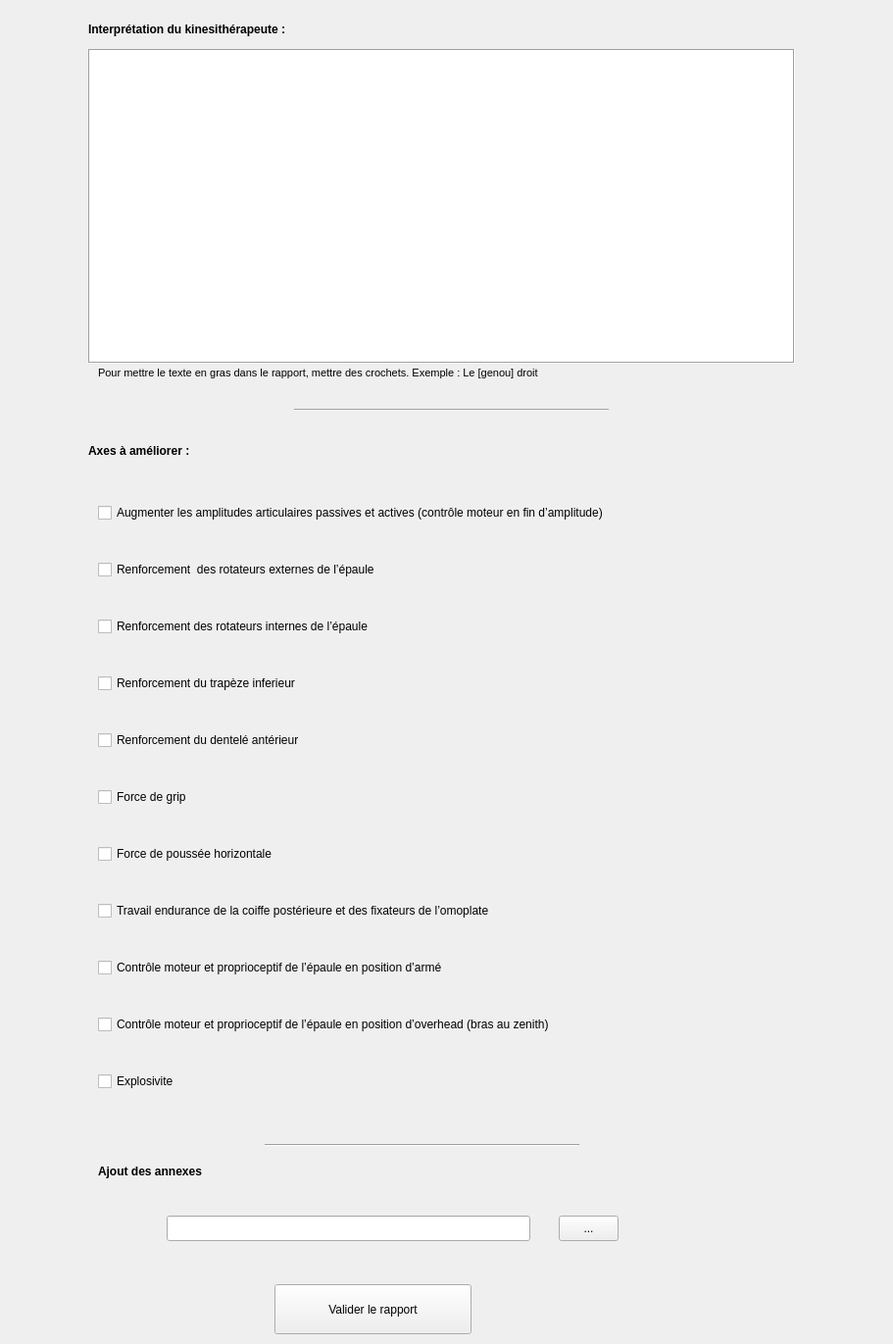
   <widget class="QWidget" name="widget_generation_rapport_epaule" native="true">
    <property name="geometry">
     <rect>
      <x>20</x>
      <y>6320</y>
      <width>911</width>
      <height>1371</height>
     </rect>
    </property>
    <widget class="QTextEdit" name="textEdit_interpretationKine_2">
     <property name="geometry">
      <rect>
       <x>90</x>
       <y>50</y>
       <width>721</width>
       <height>321</height>
      </rect>
     </property>
     <property name="frameShape">
      <enum>QFrame::Shape::Box</enum>
     </property>
    </widget>
    <widget class="QLabel" name="label_axes_4">
     <property name="geometry">
      <rect>
       <x>90</x>
       <y>450</y>
       <width>451</width>
       <height>20</height>
      </rect>
     </property>
     <property name="font">
      <font>
       <italic>false</italic>
       <bold>true</bold>
      </font>
     </property>
     <property name="text">
      <string>Axes à améliorer :</string>
     </property>
     <property name="textFormat">
      <enum>Qt::TextFormat::RichText</enum>
     </property>
    </widget>
    <widget class="Line" name="line_15">
     <property name="geometry">
      <rect>
       <x>300</x>
       <y>410</y>
       <width>321</width>
       <height>16</height>
      </rect>
     </property>
     <property name="orientation">
      <enum>Qt::Orientation::Horizontal</enum>
     </property>
    </widget>
    <widget class="QLabel" name="label_axes_5">
     <property name="geometry">
      <rect>
       <x>90</x>
       <y>20</y>
       <width>271</width>
       <height>20</height>
      </rect>
     </property>
     <property name="font">
      <font>
       <bold>true</bold>
      </font>
     </property>
     <property name="text">
      <string>Interprétation du kinesithérapeute :</string>
     </property>
     <property name="textFormat">
      <enum>Qt::TextFormat::RichText</enum>
     </property>
    </widget>
    <widget class="QPushButton" name="pushButton_validerRapport_epaule">
     <property name="geometry">
      <rect>
       <x>280</x>
       <y>1310</y>
       <width>201</width>
       <height>51</height>
      </rect>
     </property>
     <property name="text">
      <string>Valider le rapport</string>
     </property>
    </widget>
    <widget class="Line" name="line_16">
     <property name="geometry">
      <rect>
       <x>270</x>
       <y>1160</y>
       <width>321</width>
       <height>16</height>
      </rect>
     </property>
     <property name="orientation">
      <enum>Qt::Orientation::Horizontal</enum>
     </property>
    </widget>
    <widget class="QToolButton" name="toolButton_e">
     <property name="geometry">
      <rect>
       <x>570</x>
       <y>1240</y>
       <width>61</width>
       <height>26</height>
      </rect>
     </property>
     <property name="text">
      <string>...</string>
     </property>
    </widget>
    <widget class="QLabel" name="label_axes_6">
     <property name="geometry">
      <rect>
       <x>100</x>
       <y>1180</y>
       <width>151</width>
       <height>31</height>
      </rect>
     </property>
     <property name="font">
      <font>
       <italic>false</italic>
       <bold>true</bold>
      </font>
     </property>
     <property name="text">
      <string>Ajout des annexes</string>
     </property>
     <property name="textFormat">
      <enum>Qt::TextFormat::RichText</enum>
     </property>
    </widget>
    <widget class="QLineEdit" name="lineEdit_e_pathAnnexes">
     <property name="geometry">
      <rect>
       <x>170</x>
       <y>1240</y>
       <width>371</width>
       <height>26</height>
      </rect>
     </property>
     <property name="readOnly">
      <bool>true</bool>
     </property>
    </widget>
    <widget class="QWidget" name="layoutWidget_18">
     <property name="geometry">
      <rect>
       <x>100</x>
       <y>490</y>
       <width>691</width>
       <height>650</height>
      </rect>
     </property>
     <layout class="QVBoxLayout" name="verticalLayout_axesAmeliorer_2">
      <property name="spacing">
       <number>15</number>
      </property>
      <item>
       <widget class="QCheckBox" name="checkBox_e_AugmenterAmplitudes">
        <property name="text">
         <string>Augmenter les amplitudes articulaires passives et actives (contrôle moteur en fin d’amplitude)</string>
        </property>
       </widget>
      </item>
      <item>
       <widget class="QCheckBox" name="checkBox_e_renfoExternes">
        <property name="text">
         <string>Renforcement  des rotateurs externes de l’épaule</string>
        </property>
       </widget>
      </item>
      <item>
       <widget class="QCheckBox" name="checkBox_e_renfoInternes">
        <property name="text">
         <string>Renforcement des rotateurs internes de l’épaule </string>
        </property>
       </widget>
      </item>
      <item>
       <widget class="QCheckBox" name="checkBox_e_renfoTrapeze">
        <property name="text">
         <string>Renforcement du trapèze inferieur </string>
        </property>
       </widget>
      </item>
      <item>
       <widget class="QCheckBox" name="checkBox_e_renfoDentele">
        <property name="text">
         <string>Renforcement du dentelé antérieur </string>
        </property>
       </widget>
      </item>
      <item>
       <widget class="QCheckBox" name="checkBox_e_forceGrip">
        <property name="text">
         <string>Force de grip</string>
        </property>
       </widget>
      </item>
      <item>
       <widget class="QCheckBox" name="checkBox_e_pousseeHorizontale">
        <property name="text">
         <string>Force de poussée horizontale </string>
        </property>
       </widget>
      </item>
      <item>
       <widget class="QCheckBox" name="checkBox_e_coiffeFixateur">
        <property name="text">
         <string>Travail endurance de la coiffe postérieure et des fixateurs de l’omoplate</string>
        </property>
       </widget>
      </item>
      <item>
       <widget class="QCheckBox" name="checkBox_e_controleArme">
        <property name="text">
         <string>Contrôle moteur et proprioceptif de l’épaule en position d’armé </string>
        </property>
       </widget>
      </item>
      <item>
       <widget class="QCheckBox" name="checkBox_e_controleOverhead">
        <property name="text">
         <string>Contrôle moteur et proprioceptif de l’épaule en position d’overhead (bras au zenith) </string>
        </property>
       </widget>
      </item>
      <item>
       <widget class="QCheckBox" name="checkBox_e_explosivite">
        <property name="text">
         <string>Explosivite</string>
        </property>
       </widget>
      </item>
     </layout>
    </widget>
    <widget class="QLabel" name="label_2">
     <property name="geometry">
      <rect>
       <x>100</x>
       <y>370</y>
       <width>611</width>
       <height>20</height>
      </rect>
     </property>
     <property name="font">
      <font>
       <pointsize>8</pointsize>
      </font>
     </property>
     <property name="text">
      <string>Pour mettre le texte en gras dans le rapport, mettre des crochets. Exemple : Le [genou] droit</string>
     </property>
    </widget>
   </widget>
